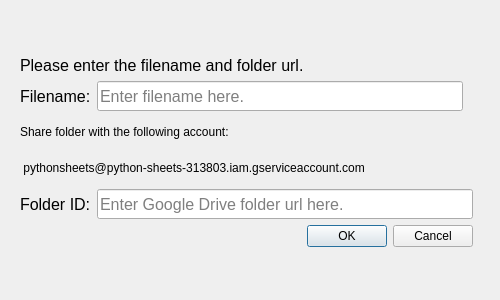
<?xml version="1.0" encoding="UTF-8"?>
<ui version="4.0">
 <class>GoogleFilenameDialog</class>
 <widget class="QDialog" name="GoogleFilenameDialog">
  <property name="geometry">
   <rect>
    <x>0</x>
    <y>0</y>
    <width>500</width>
    <height>300</height>
   </rect>
  </property>
  <property name="sizePolicy">
   <sizepolicy hsizetype="Fixed" vsizetype="Fixed">
    <horstretch>0</horstretch>
    <verstretch>0</verstretch>
   </sizepolicy>
  </property>
  <property name="minimumSize">
   <size>
    <width>500</width>
    <height>300</height>
   </size>
  </property>
  <property name="maximumSize">
   <size>
    <width>500</width>
    <height>300</height>
   </size>
  </property>
  <property name="windowTitle">
   <string>Dialog</string>
  </property>
  <widget class="QWidget" name="layoutWidget">
   <property name="geometry">
    <rect>
     <x>20</x>
     <y>40</y>
     <width>453</width>
     <height>222</height>
    </rect>
   </property>
   <layout class="QVBoxLayout" name="verticalLayout_3">
    <property name="sizeConstraint">
     <enum>QLayout::SetMinimumSize</enum>
    </property>
    <item>
     <layout class="QVBoxLayout" name="verticalLayout_2">
      <property name="sizeConstraint">
       <enum>QLayout::SetMinAndMaxSize</enum>
      </property>
      <item>
       <layout class="QHBoxLayout" name="horizontalLayout_3">
        <item>
         <layout class="QVBoxLayout" name="verticalLayout">
          <property name="sizeConstraint">
           <enum>QLayout::SetMinAndMaxSize</enum>
          </property>
          <item>
           <widget class="QLabel" name="labelInfo">
            <property name="maximumSize">
             <size>
              <width>16777215</width>
              <height>20</height>
             </size>
            </property>
            <property name="font">
             <font>
              <pointsize>12</pointsize>
             </font>
            </property>
            <property name="text">
             <string>Please enter the filename and folder url.</string>
            </property>
            <property name="scaledContents">
             <bool>false</bool>
            </property>
            <property name="alignment">
             <set>Qt::AlignLeading|Qt::AlignLeft|Qt::AlignVCenter</set>
            </property>
           </widget>
          </item>
          <item>
           <layout class="QHBoxLayout" name="horizontalLayout">
            <property name="rightMargin">
             <number>10</number>
            </property>
            <item>
             <widget class="QLabel" name="label_filename">
              <property name="maximumSize">
               <size>
                <width>16777215</width>
                <height>20</height>
               </size>
              </property>
              <property name="font">
               <font>
                <pointsize>12</pointsize>
               </font>
              </property>
              <property name="text">
               <string>Filename:</string>
              </property>
             </widget>
            </item>
            <item>
             <widget class="QLineEdit" name="filename_edit">
              <property name="maximumSize">
               <size>
                <width>16777215</width>
                <height>30</height>
               </size>
              </property>
              <property name="font">
               <font>
                <pointsize>12</pointsize>
               </font>
              </property>
              <property name="placeholderText">
               <string>Enter filename here.</string>
              </property>
             </widget>
            </item>
           </layout>
          </item>
          <item>
           <widget class="QLabel" name="drive_folder_info_label">
            <property name="maximumSize">
             <size>
              <width>16777215</width>
              <height>30</height>
             </size>
            </property>
            <property name="text">
             <string>Share folder with the following account:</string>
            </property>
           </widget>
          </item>
          <item>
           <widget class="QLabel" name="account_label">
            <property name="maximumSize">
             <size>
              <width>16777215</width>
              <height>30</height>
             </size>
            </property>
            <property name="text">
             <string> pythonsheets@python-sheets-313803.iam.gserviceaccount.com</string>
            </property>
           </widget>
          </item>
          <item>
           <layout class="QHBoxLayout" name="horizontalLayout_4">
            <item>
             <widget class="QLabel" name="folder_id_label">
              <property name="maximumSize">
               <size>
                <width>16777215</width>
                <height>20</height>
               </size>
              </property>
              <property name="font">
               <font>
                <pointsize>12</pointsize>
               </font>
              </property>
              <property name="text">
               <string>Folder ID:</string>
              </property>
             </widget>
            </item>
            <item>
             <widget class="QLineEdit" name="folder_id_edit">
              <property name="maximumSize">
               <size>
                <width>16777215</width>
                <height>30</height>
               </size>
              </property>
              <property name="font">
               <font>
                <pointsize>12</pointsize>
               </font>
              </property>
              <property name="placeholderText">
               <string>Enter Google Drive folder url here.</string>
              </property>
             </widget>
            </item>
           </layout>
          </item>
          <item>
           <layout class="QHBoxLayout" name="horizontalLayout_2">
            <item>
             <widget class="QDialogButtonBox" name="buttonBox">
              <property name="orientation">
               <enum>Qt::Horizontal</enum>
              </property>
              <property name="standardButtons">
               <set>QDialogButtonBox::Cancel|QDialogButtonBox::Ok</set>
              </property>
             </widget>
            </item>
           </layout>
          </item>
         </layout>
        </item>
       </layout>
      </item>
     </layout>
    </item>
   </layout>
  </widget>
 </widget>
 <resources/>
 <connections>
  <connection>
   <sender>buttonBox</sender>
   <signal>accepted()</signal>
   <receiver>GoogleFilenameDialog</receiver>
   <slot>accept()</slot>
   <hints>
    <hint type="sourcelabel">
     <x>248</x>
     <y>254</y>
    </hint>
    <hint type="destinationlabel">
     <x>157</x>
     <y>274</y>
    </hint>
   </hints>
  </connection>
  <connection>
   <sender>buttonBox</sender>
   <signal>rejected()</signal>
   <receiver>GoogleFilenameDialog</receiver>
   <slot>reject()</slot>
   <hints>
    <hint type="sourcelabel">
     <x>316</x>
     <y>260</y>
    </hint>
    <hint type="destinationlabel">
     <x>286</x>
     <y>274</y>
    </hint>
   </hints>
  </connection>
 </connections>
</ui>
